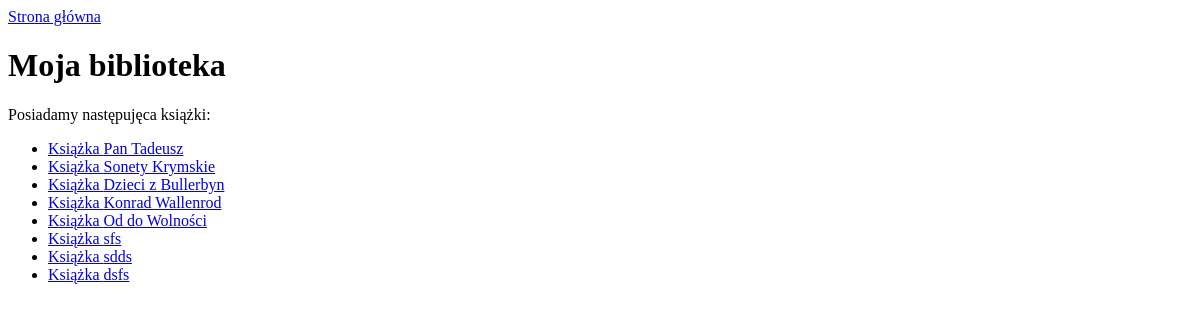
Before: / with the older database file.
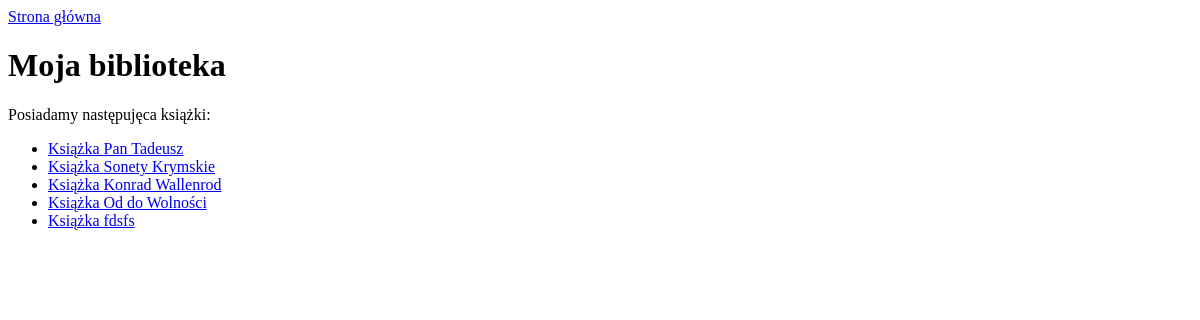
After: the same page with the newer database file.
### library/models.py (models this page shows, shortened)
class Book(models.Model):
    title = models.CharField(max_length=200)
    description = models.TextField()
    author = models.ForeignKey(Author, on_delete=models.CASCADE)

### library/views.py (the view)
# urls.py: path('', library.views.home, name="home"),
def home(requests):
    books = Book.objects.all()
    context = {'title': "Moja biblioteka",
               'dump': requests,
               'books': books,
               }
    return render(requests, 'library/index.html', context)

### library/templates/library/index.html (shortened to what this page needs)
{% extends 'library/base.html' %}
{% block content %}
<h1>{{ title }}</h1>
{% if books %}
    Posiadamy następujęca książki:
    <ul>
    {% for book in books %}
        <li><a href="{% url 'book' book.id %}">Książka {{ book.title }}</a></li>
        {% endfor %}
    </ul>
{% else %}
    Na razie brak książek
{% endif %}
{% endblock %}}

Changed rows visible on the page:
removed Book: title "Dzieci z Bullerbyn"
removed Book: title "sfs"
removed Book: title "sdds"
removed Book: title "dsfs"
added Book: title "fdsfs"
